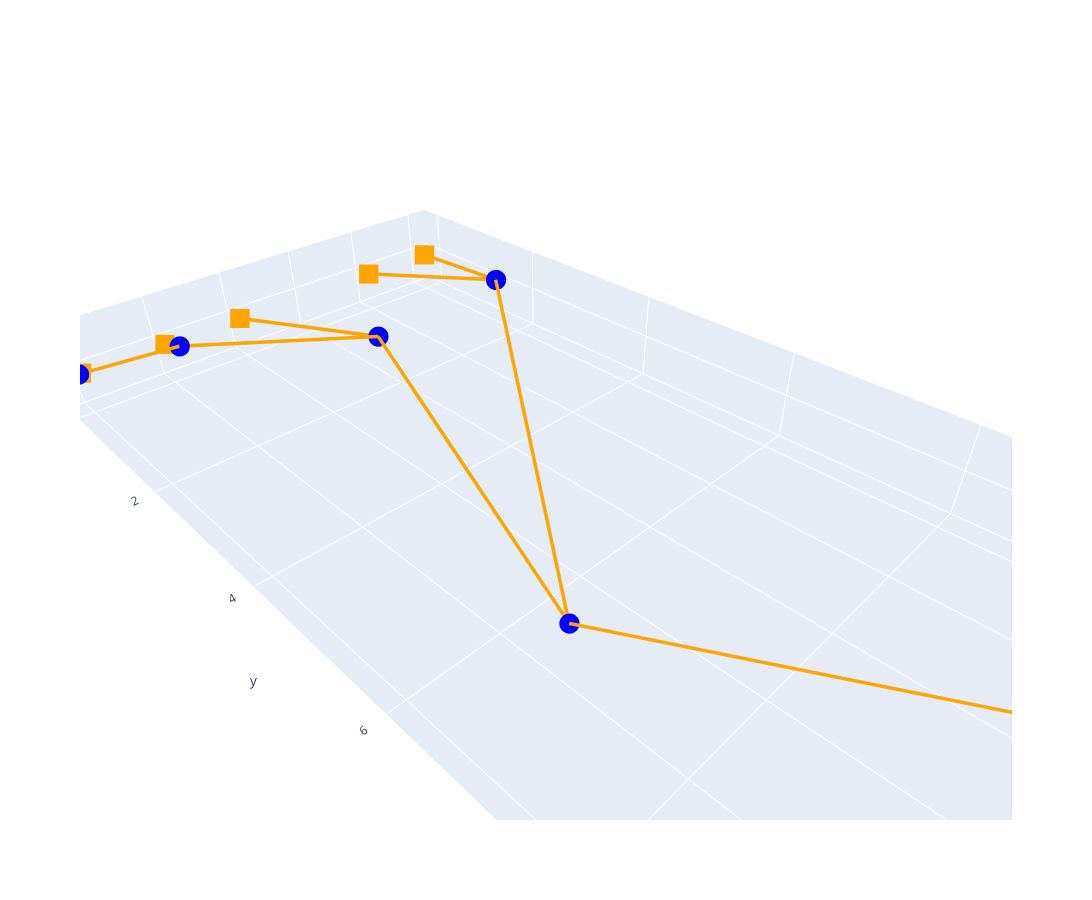

The notebook cell saved with this chart:
### Code cell
fig = go.Figure(data=graph.plot_trace())
fig.update_layout(width=1600, height=900, scene=dict(aspectmode='data'))
fig.show()

### Figure 1 — Plotly figure (JSON) as saved in the notebook; plotly's stock layout.template omitted (floating-point values rounded to 4 significant figures)
{"data": [{"marker": {"color": "orange", "size": 7, "symbol": "square"}, "mode": "markers", "showlegend": false, "type": "scatter3d", "x": [0, 0, 1, 2, 3, 4, 5], "y": [0, 0, 0, 10, 0, 0, 0], "z": [0, 0, 0, 0, 0, 0, 0]}, {"marker": {"color": "blue", "size": 7, "symbol": "circle"}, "mode": "markers", "showlegend": false, "type": "scatter3d", "x": [-0.1357, 3.878, 2.046, 3.897, 5.031], "y": [1.424, 6.685, 1.668, 0.1773, 0.01252], "z": [0, 0, 0, 0, 0]}, {"line": {"color": "orange", "width": 7}, "mode": "lines", "showlegend": false, "type": "scatter3d", "x": [0, -0.1357, null, -0.1357, 3.878, null, 3.878, 2.046, null, 2.046, 3.897, null, 3.897, 5.031, null, 0, 0, null, -0.1357, 1, null, 3.878, 2, null, 2.046, 3, null, 3.897, 4, null, 5.031, 5, null], "y": [0, 1.424, null, 1.424, 6.685, null, 6.685, 1.668, null, 1.668, 0.1773, null, 0.1773, 0.01252, null, 0, 0, null, 1.424, 0, null, 6.685, 10, null, 1.668, 0, null, 0.1773, 0, null, 0.01252, 0, null], "z": [0, 0, null, 0, 0, null, 0, 0, null, 0, 0, null, 0, 0, null, 0, 0, null, 0, 0, null, 0, 0, null, 0, 0, null, 0, 0, null, 0, 0, null]}], "layout": {"height": 900, "scene": {"aspectmode": "data"}, "width": 1600}}
